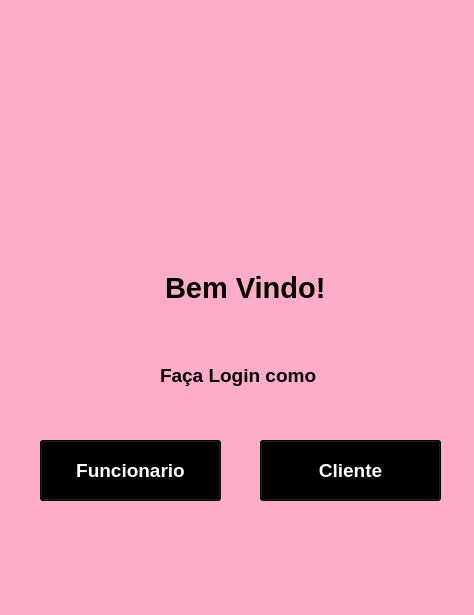
<?xml version="1.0" encoding="UTF-8"?>
<ui version="4.0">
 <class>Form</class>
 <widget class="QWidget" name="Form">
  <property name="geometry">
   <rect>
    <x>0</x>
    <y>0</y>
    <width>474</width>
    <height>615</height>
   </rect>
  </property>
  <property name="windowTitle">
   <string>Form</string>
  </property>
  <property name="styleSheet">
   <string notr="true">background-color: rgba(255, 172,  203);</string>
  </property>
  <widget class="QLabel" name="label">
   <property name="geometry">
    <rect>
     <x>94</x>
     <y>30</y>
     <width>291</width>
     <height>231</height>
    </rect>
   </property>
   <property name="text">
    <string/>
   </property>
   <property name="pixmap">
    <pixmap>iMAGENs/LOGO-removebg-preview.png</pixmap>
   </property>
   <property name="scaledContents">
    <bool>true</bool>
   </property>
  </widget>
  <widget class="QLabel" name="label_2">
   <property name="geometry">
    <rect>
     <x>165</x>
     <y>267</y>
     <width>161</width>
     <height>41</height>
    </rect>
   </property>
   <property name="font">
    <font>
     <family>Arial</family>
     <pointsize>22</pointsize>
     <weight>75</weight>
     <bold>true</bold>
    </font>
   </property>
   <property name="text">
    <string>Bem Vindo!</string>
   </property>
  </widget>
  <widget class="QPushButton" name="funcionario">
   <property name="geometry">
    <rect>
     <x>40</x>
     <y>440</y>
     <width>181</width>
     <height>61</height>
    </rect>
   </property>
   <property name="font">
    <font>
     <family>Arial</family>
     <pointsize>14</pointsize>
     <weight>75</weight>
     <bold>true</bold>
    </font>
   </property>
   <property name="styleSheet">
    <string notr="true">color: rgb(255, 255, 255);
background-color: rgb(0, 0, 0);</string>
   </property>
   <property name="text">
    <string>Funcionario</string>
   </property>
  </widget>
  <widget class="QPushButton" name="cliente">
   <property name="geometry">
    <rect>
     <x>260</x>
     <y>440</y>
     <width>181</width>
     <height>61</height>
    </rect>
   </property>
   <property name="font">
    <font>
     <family>Arial</family>
     <pointsize>14</pointsize>
     <weight>75</weight>
     <bold>true</bold>
    </font>
   </property>
   <property name="styleSheet">
    <string notr="true">color: rgb(255, 255, 255);
background-color: rgb(0, 0, 0);</string>
   </property>
   <property name="text">
    <string>Cliente</string>
   </property>
  </widget>
  <widget class="QLabel" name="label_3">
   <property name="geometry">
    <rect>
     <x>160</x>
     <y>360</y>
     <width>161</width>
     <height>31</height>
    </rect>
   </property>
   <property name="font">
    <font>
     <family>Arial</family>
     <pointsize>14</pointsize>
     <weight>75</weight>
     <bold>true</bold>
    </font>
   </property>
   <property name="text">
    <string>Faça Login como</string>
   </property>
  </widget>
  <widget class="QLabel" name="label_4">
   <property name="geometry">
    <rect>
     <x>201</x>
     <y>527</y>
     <width>81</width>
     <height>71</height>
    </rect>
   </property>
   <property name="text">
    <string/>
   </property>
   <property name="pixmap">
    <pixmap>iMAGENs/2-removebg-preview.png</pixmap>
   </property>
   <property name="scaledContents">
    <bool>true</bool>
   </property>
   <property name="wordWrap">
    <bool>false</bool>
   </property>
  </widget>
 </widget>
 <resources/>
 <connections/>
</ui>
